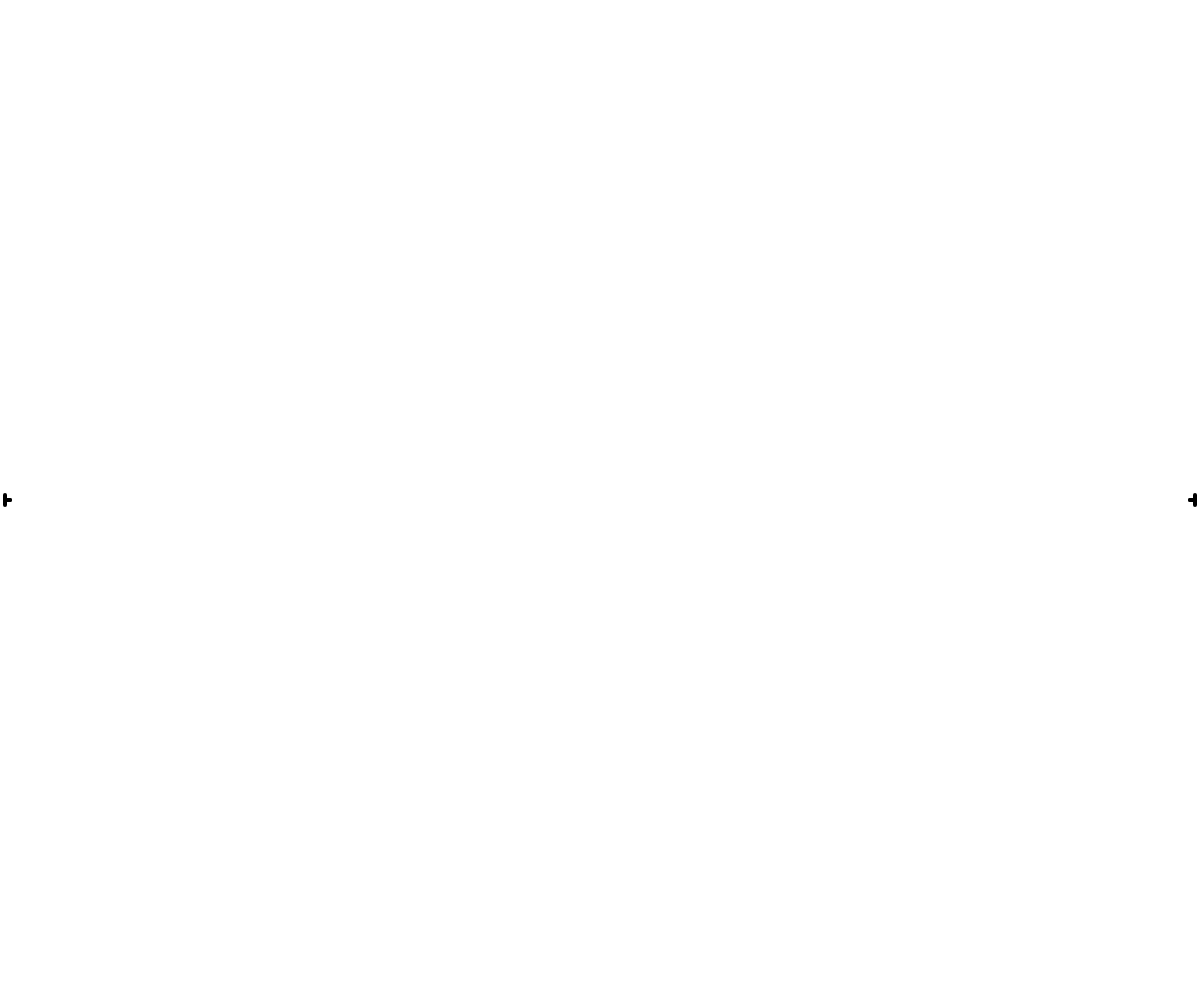
Frame 1 (no input)
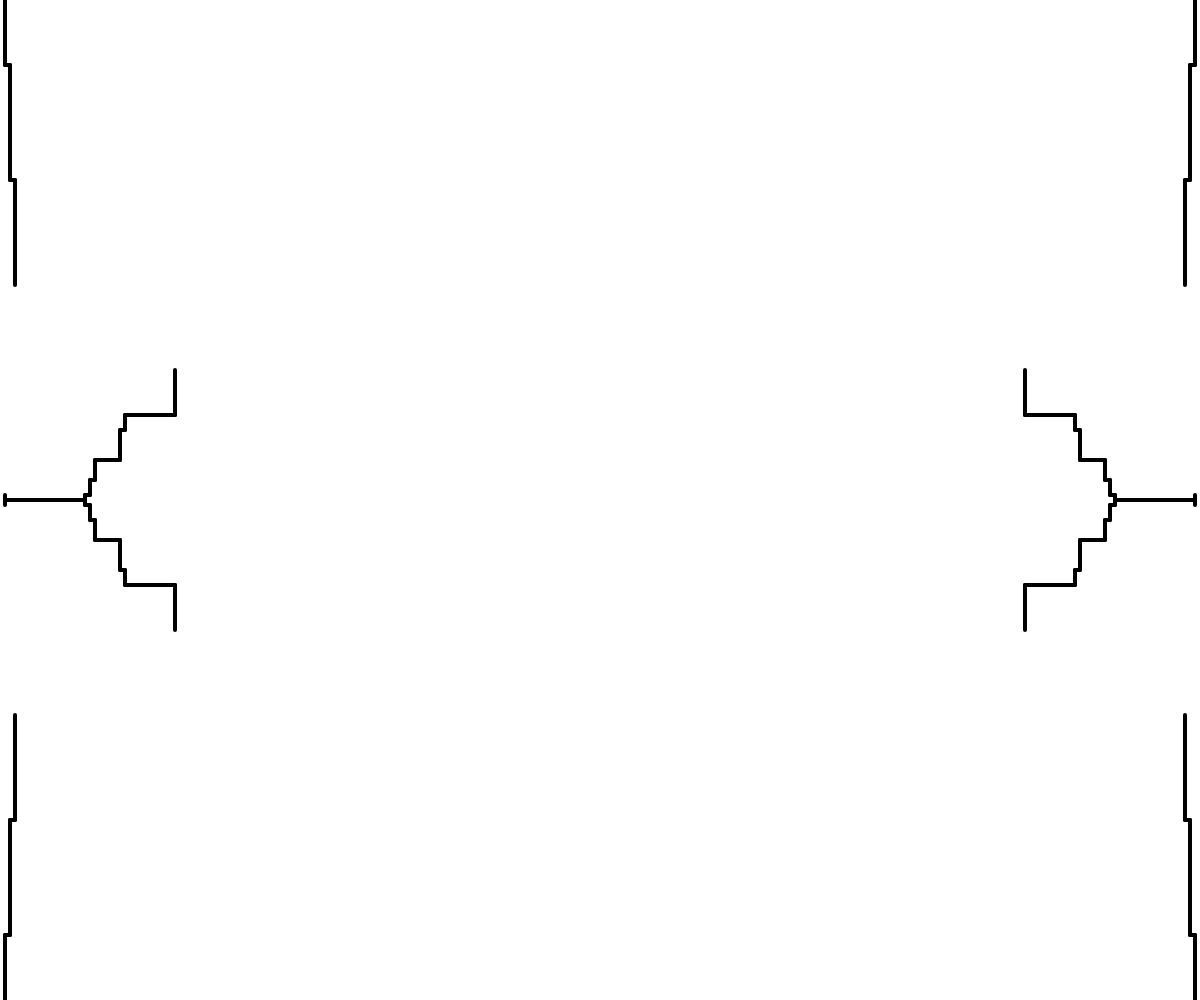
Frame 60 (no input)
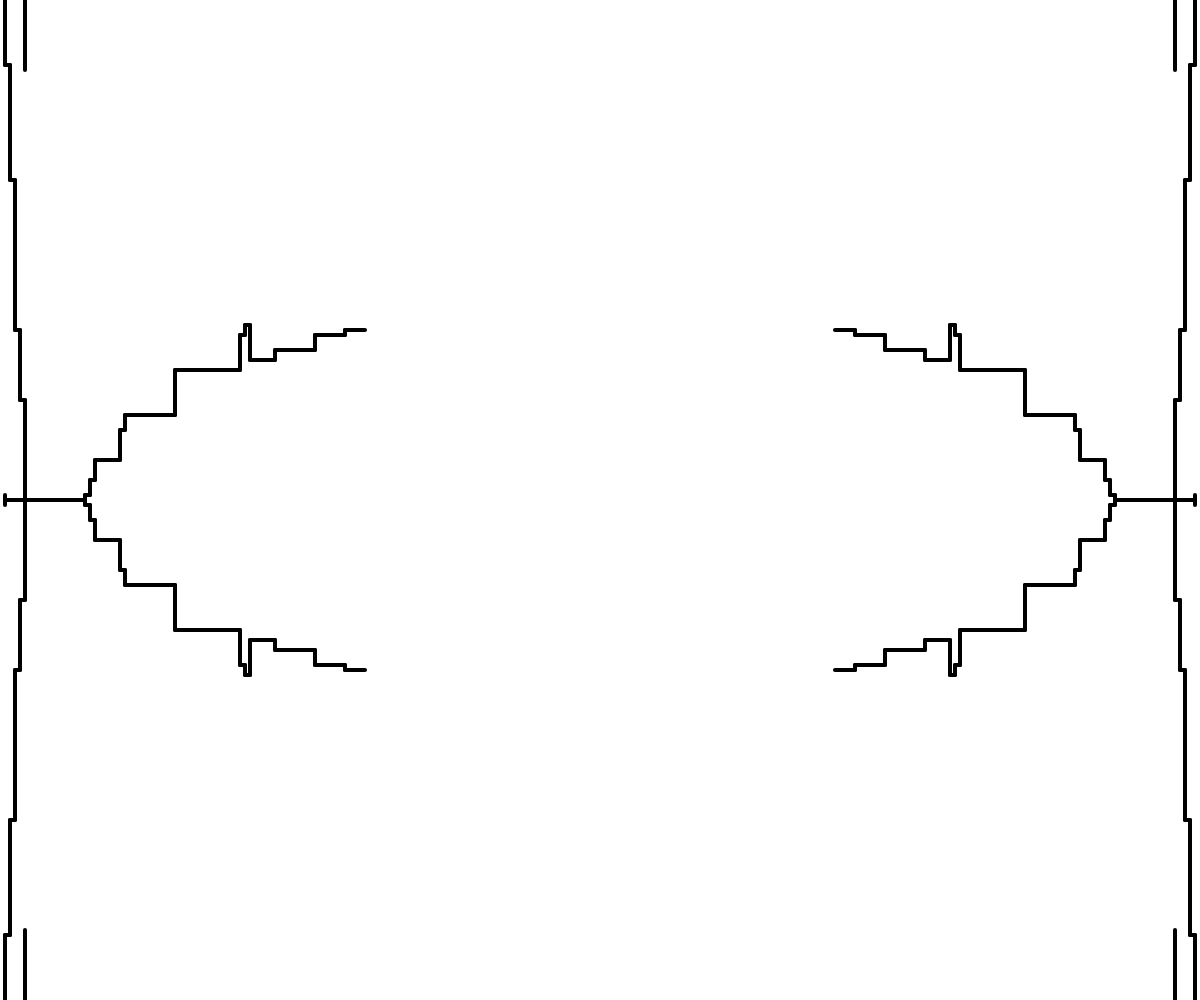
Frame 120 (the mouse pressed at the canvas centre since frame 60)

The p5.js sketch that drew these frames (run headless with seeded random() and noise() and a simulated clock; from frame 60 on, the mouse is pressed at the canvas centre):

// p5.js sketch
// ── sketch.js
let segmentLength;
let x1;
let y1;
let prevHeading = 0;

let x1B;
let y1B;
let prevHeadingB = 0;

function setup() {
  createCanvas(windowWidth, windowHeight);

  noStroke();
  startX = randomNum(1, windowWidth - 100);
  startY = randomNum(1, windowHeight - 100);
  segmentLength = 5;
  x1 = segmentLength;
  y1 = windowHeight / 2;
  x1B = segmentLength;
  y1B = windowHeight / 2;
}
let colorConst = 80;
function getEdgyColor() {
  return [
    color(colorConst, random(colorConst, 255), 200, 200),
    color(random(colorConst, 255), 200, random(colorConst, 255), 200),
    color(200, random(colorConst, 255), random(colorConst, 255), 200),
  ][randomNum(0, 3)];
}

let colorRectClearCount = 0;
let shouldClear = true;

function draw() {
  const T = 10;
  if (frameCount % T === 0) {
  }

  stroke("black");
  strokeWeight(4);

  // decide whether to turn right or left
  let heading = prevHeading;
  if (random() > 0.1) {
    heading = 0;
    if (random() > 0.1) {
      //   if (random() < 0.1) {
      heading = 1;
      // } else {
      // heading = 2;
    }
    // }
  }
  let x2 = x1;
  let y2 = y1;
  if (heading == 1 && prevHeading !== 2) {
    y2 = y1 + segmentLength;
  } else if (heading == 2 && prevHeading !== 1) {
    y2 = y1 - segmentLength;
  } else {
    heading = 0;
    x2 = x1 + segmentLength;
  }
  line(x1, y1, x2, y2);
  line(windowWidth - x1, y1, windowWidth - x2, y2);
  line(x1, windowHeight - y1, x2, windowHeight - y2);
  line(
    windowWidth - x1,
    windowHeight - y1,
    windowWidth - x2,
    windowHeight - y2
  );
  x1 = x2;
  y1 = y2;

  if (x1 > windowWidth / 2) {
    shouldClear = true;
    x1 = 0;
  }
  if (y1 < 0) {
    // shouldClear = true;
    y1 = windowHeight / 2;
  }
  if (y1 > windowHeight / 2) {
    // shouldClear = true;
    y1 = 0;
  }
  if (heading !== prevHeading) {
    if (heading === 0) {
    }
    if (heading === 1) {
    }
    if (heading === 2) {
    }
  }
  prevHeading = heading;
  // second line
  {
    let headingB = prevHeadingB;
    if (random() < 0.4) {
      headingB = 0;
      if (random() > 0.5) {
        if (random() < 0.1) {
          headingB = 1;
        } else {
          headingB = 2;
        }
      }
    }
    let x2 = x1B;
    let y2 = y1B;
    if (headingB == 1 && prevHeadingB !== 2) {
      y2 = y1B + segmentLength;
    } else if (headingB == 2 && prevHeadingB !== 1) {
      y2 = y1B - segmentLength;
    } else {
      headingB = 0;
      x2 = x1B + segmentLength;
    }
    line(x1B, y1B, x2, y2);
    line(windowWidth - x1B, y1B, windowWidth - x2, y2);
    line(x1B, windowHeight - y1B, x2, windowHeight - y2);
    line(
      windowWidth - x1B,
      windowHeight - y1B,
      windowWidth - x2,
      windowHeight - y2
    );
    x1B = x2;
    y1B = y2;

    if (x1B > windowWidth / 2) {
      shouldClear = true;
      x1B = 0;
    }
    if (y1B < 0) {
      // shouldClear = true;
      y1B = windowHeight / 2;
    }
    if (y1B > windowHeight / 2) {
      // shouldClear = true;
      y1B = 0;
    }
    if (headingB !== prevHeadingB) {
      if (headingB === 0) {
      }
      if (headingB === 1) {
      }
      if (headingB === 2) {
      }
    }
    prevHeadingB = headingB;
  }
}

// You can make functions aswell
function randomNum(min, max) {
  return Math.floor(Math.random() * (max - min)) + min; // You can remove the Math.floor if you don't want it to be an integer
}

function isDivideBy(number, a, b) {
  return number % a === 0 && number % b === 0;
}

let positionArray = [];
